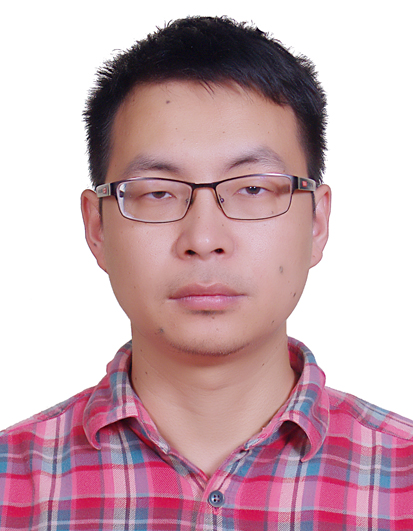
#> input picture dataset/teacher.jpg, 413 x 531 px
$ python face_detection.py
#> lines starting #> are read from the running program, lines starting #| are printed output that depends on the picture; after the words box and inside, x2 and y2 are one past the last pixel; in counts of white or black regions, pixels touching at a corner belong together
import cv2

faceCascade = cv2.CascadeClassifier('haarcascade_frontalface_default.xml')
img = cv2.imread('dataset/teacher.jpg')
#> img is the input picture: shape (531, 413, 3); mean B, G, R 177.5, 169.5, 201.3

#img = cv2.flip(img, -1)
gray = cv2.cvtColor(img, cv2.COLOR_BGR2GRAY)
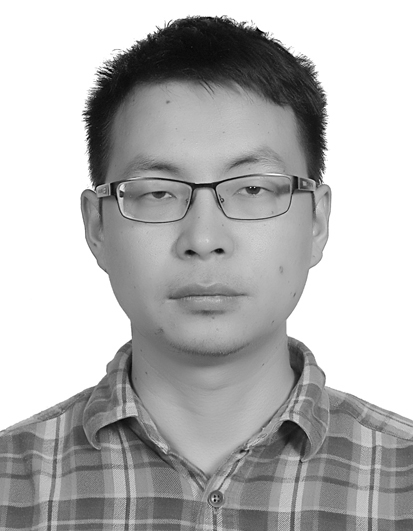
#> gray: shape (531, 413); min 1, max 255, mean 179.9
faces = faceCascade.detectMultiScale(
    gray,
    scaleFactor=1.2,
    minNeighbors=5,
    minSize=(20, 20)
)
#> faces = [[74, 87, 264, 264]]
print(faces)
#| [[ 74  87 264 264]]
face = faces[0]
#> face = [74, 87, 264, 264]
[x,y,w,h] = face
#> x = 74; y = 87; w = 264; h = 264
cv2.rectangle(img,(x,y),(x+w,y+h),(0,255,0),2)
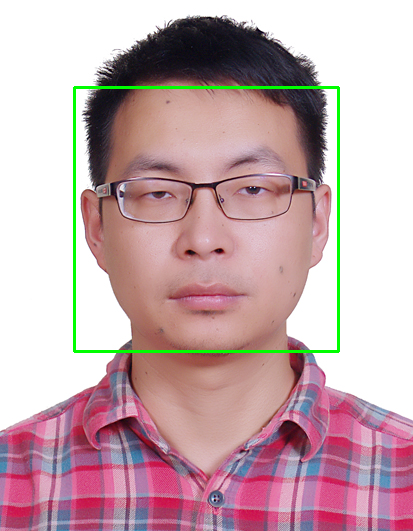
#> img: shape (531, 413, 3); 1.44% of pixels changed, all inside (x1, y1, x2, y2) = (73, 86, 340, 353)
cv2.imwrite('face_detect.jpg',img)

$ run again, with dataset/a.jpg copied over dataset/teacher.jpg
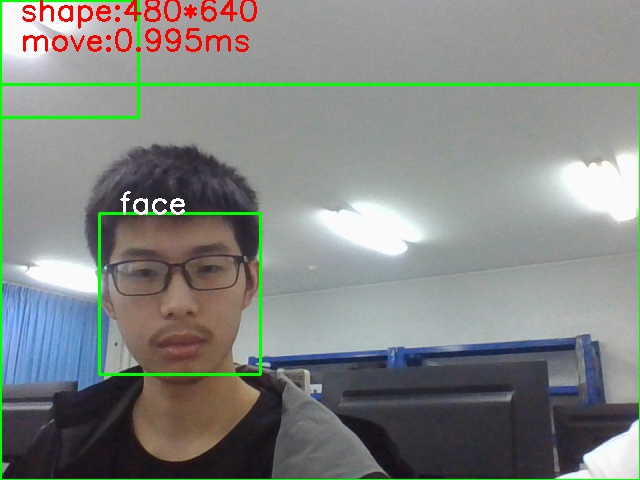
#> input picture dataset/a.jpg, 640 x 480 px
#> img is the input picture: shape (480, 640, 3); mean B, G, R 130.6, 134, 130.5
#> `gray = cv2.cvtColor(img, cv2.COLOR_BGR2GRAY)`:
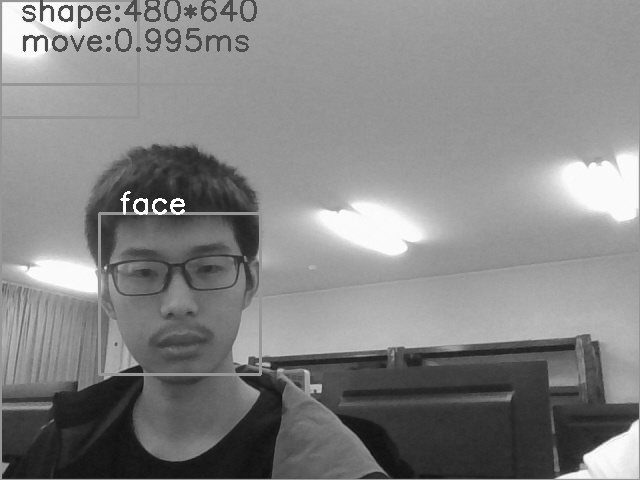
#> gray: shape (480, 640); min 13, max 255, mean 132.5
#> faces = [[96, 213, 168, 168]]
#| [[ 96 213 168 168]]
#> face = [96, 213, 168, 168]
#> x = 96; y = 213; w = 168
#> `cv2.rectangle(img,(x,y),(x+w,y+h),(0,255,0),2)`:
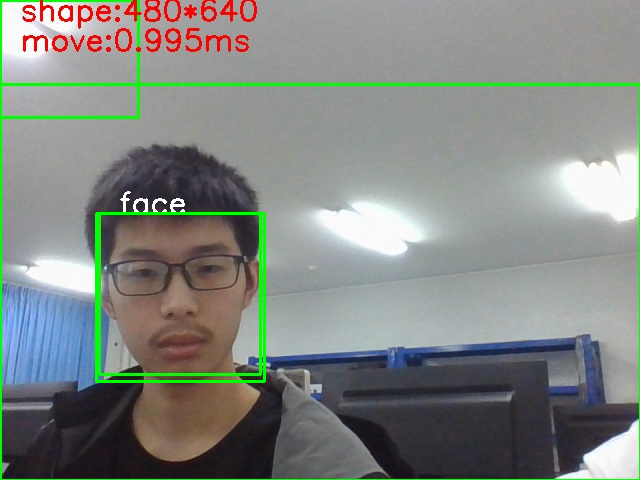
#> img: shape (480, 640, 3); 0.65% of pixels changed, all inside (x1, y1, x2, y2) = (95, 212, 266, 383)
